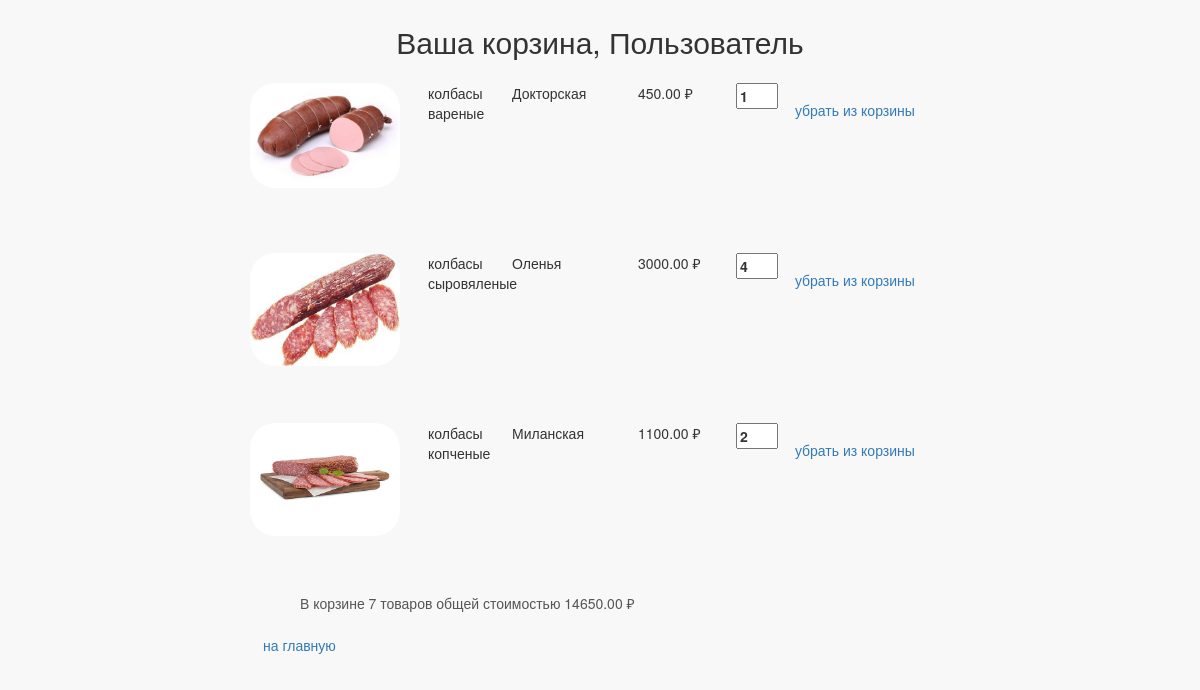
Before: /basket/ (signed in) with the older database file.
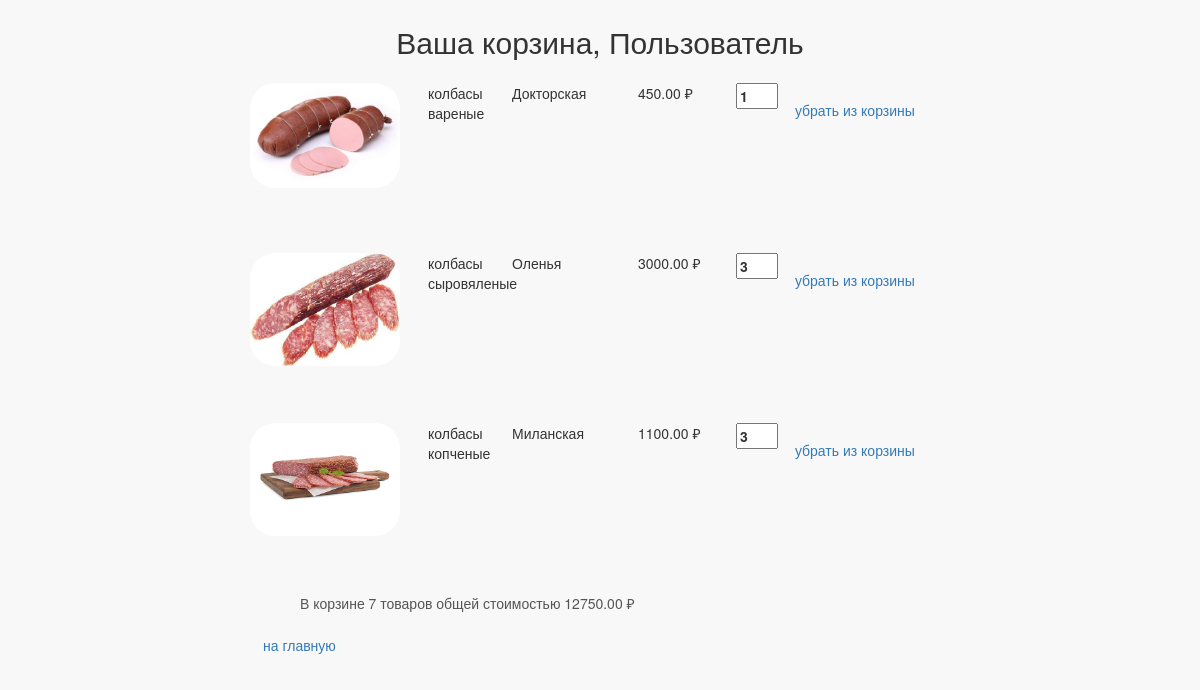
After: the same page with the newer database file.
### basketapp/models.py (models this page shows)
class BasketItem(models.Model):
    user = models.ForeignKey(get_user_model(), on_delete=models.CASCADE, related_name='user_basket')
    product = models.ForeignKey(Product, on_delete=models.CASCADE)
    quantity = models.PositiveIntegerField(verbose_name='количество', default=0)
    add_datetime = models.DateTimeField(verbose_name='время', auto_now_add=True)

### authapp/models.py (models this page shows, shortened)
class ShopClient(AbstractUser):
    avatar = models.ImageField(upload_to='users_avatars', blank=True)
    age = models.PositiveIntegerField(verbose_name='возраст', null=True)
    activation_key = models.CharField(max_length=128, blank=True)
    activation_key_expires = models.DateTimeField(default=get_activation_key_expires)
    def basket_cost(self):
        return sum(item.product.price * item.quantity for item in self.user_basket.all())
    def basket_total_quantity(self):
        return sum(item.quantity for item in self.user_basket.all())
    class Meta:
        ordering = ['-is_active', '-is_superuser', '-is_staff', 'username']

### mainapp/models.py (models this page shows, shortened)
class Product(models.Model):
    category = models.ForeignKey(ProductCategory, on_delete=models.CASCADE, verbose_name='категория продукта')
    name = models.CharField(verbose_name='имя продукта', max_length=128)
    image = models.ImageField(upload_to='products_images', blank=True)
    short_desc = models.CharField(verbose_name='краткое описание продукта', max_length=64, blank=True)
    description = models.TextField(verbose_name='описание продукта', blank=True)
    price = models.DecimalField(verbose_name='цена продукта', max_digits=8, decimal_places=2, default=0)
    quantity = models.IntegerField(verbose_name='количество на складе', default=0)
    is_active = models.BooleanField(default=True)

class ProductCategory(models.Model):
    name = models.CharField(verbose_name='имя', max_length=128)
    description = models.TextField(verbose_name='описание', blank=True)
    is_active = models.BooleanField(default=True)

### basketapp/views.py (the view)
# urls.py: path('', adminapp.UserList.as_view(), name='index'),
@login_required
def index(request):
    basket_items = BasketItem.objects.filter(user=request.user)
    context = {
        'page_title': 'корзина',
        'basket_items': basket_items,
    }
    return render(request, 'basketapp/index.html', context)

### mainapp/context_processors.py (called while the page is built)
def catalog_menu(request):
    return {'catalog_menu': ProductCategory.objects.filter(is_active=True)}

### basketapp/templates/basketapp/index.html
{% extends 'basketapp/common.html' %}
{% load static %}
{% block content %}
    <div class="basket_list">
        {% include 'basketapp/includes/inc__basket_items.html' %}
    </div>
{% endblock %}

### basketapp/templates/basketapp/common.html (shortened to what this page needs)
<!DOCTYPE html>
{% load static %}
<html lang="en">
<head>
    {% block css %}
        <link rel="stylesheet" type="text/css" href="{% static 'css/bootstrap.min.css' %}">
        <link rel="stylesheet" type="text/css" href="{% static 'css/style.css' %}">
    {% endblock %}
</head>
<body>
<div class="basket_container">
    <div class="h2 text-center head">
        Ваша корзина,
        {{ user.first_name|default:'пользователь'|capfirst }}
    </div>
    {% block content %}
    {% endblock %}
</div>
</body>
</html>

### basketapp/templates/basketapp/includes/inc__basket_items.html
{% if basket_items %}
    {% for item in basket_items %}
        <div class="basket_record">
            <img src="/media/{{ item.product.image }}" alt="{{ item.product.short_desc }}">
            <span class="category_name">{{ item.product.category.name }}</span>
            <span class="product_name">{{ item.product.name }}</span>
            <span class="product_price">{{ item.product.price }}&nbsp;&#8381;</span>
            <label>
                <input class="product_quantity" type="number" name="{{ item.pk }}" min="0"
                       max="{{ item.product.quantity }}"
                       value="{{ item.quantity }}">
            </label>
            <a href="{% url 'basket:delete' item.pk %}" class="btn btn-round">
                убрать из корзины</a>
        </div>
    {% endfor %}
    <div class="basket_summary">
        В корзине {{ user.basket_total_quantity }} товаров общей стоимостью
        {{ user.basket_cost }}&nbsp;&#8381;
    </div>
{% else %}
    <h4>В корзине нет товаров</h4>
{% endif %}
<a href="{% url 'main:index' %}" class="btn btn-round">
    на главную
</a>

Changed rows visible on the page:
changed ShopClient "Пользователь": basket_cost "14650.00" → "12750.00"
changed BasketItem "колбасы сыровяленые": quantity "4" → "3"
changed BasketItem "колбасы копченые": quantity "2" → "3"
